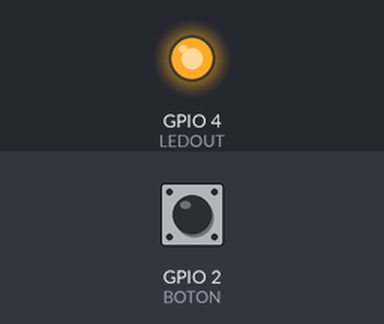
The program below on a simulated ESP32. Shown: output pins drawn as LEDs (lit = HIGH). Inputs (shaded band) come from the test bench; at power-on: GPIO 2 (BOTON) LOW.

Above: at 1.2 s.
1.3 s: GPIO 2 (BOTON) pulled HIGH for 0.15 s
At 1.37 s:
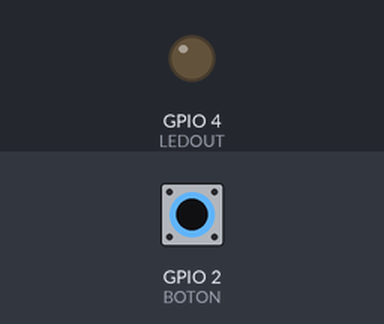
2.9 s: GPIO 2 (BOTON) pulled HIGH for 3.2 s
At 6.5 s:
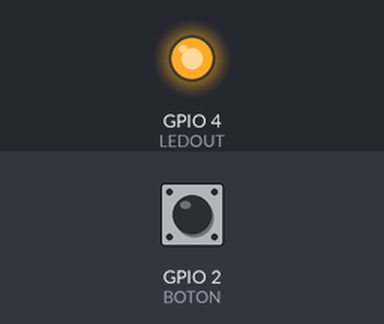
Timing chart, 0 to 8.0 s (numbered marks = the images above; inputs shaded):
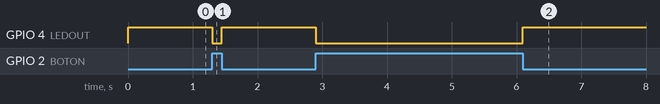

The program:

main.cpp
```cpp
#include <Arduino.h>

const int LEDOUT=4;
const int BOTON=2;
int val;

void setup()
{
  pinMode(LEDOUT,OUTPUT);
  pinMode(BOTON,INPUT);
}


void loop()
{
  val=digitalRead(BOTON);
  if  (val==HIGH)     //pulsador levantado
  {
  digitalWrite(LEDOUT,LOW);
  }
  else                // pulsado
  { digitalWrite(LEDOUT,HIGH);
  }
}
```

Measured:
- after the input at 1.3 s, GPIO 4 (LEDOUT): HIGH → LOW at once, → HIGH 0.15 s later
- after the input at 2.9 s, GPIO 4 (LEDOUT): HIGH → LOW at once, → HIGH 3.2 s later
